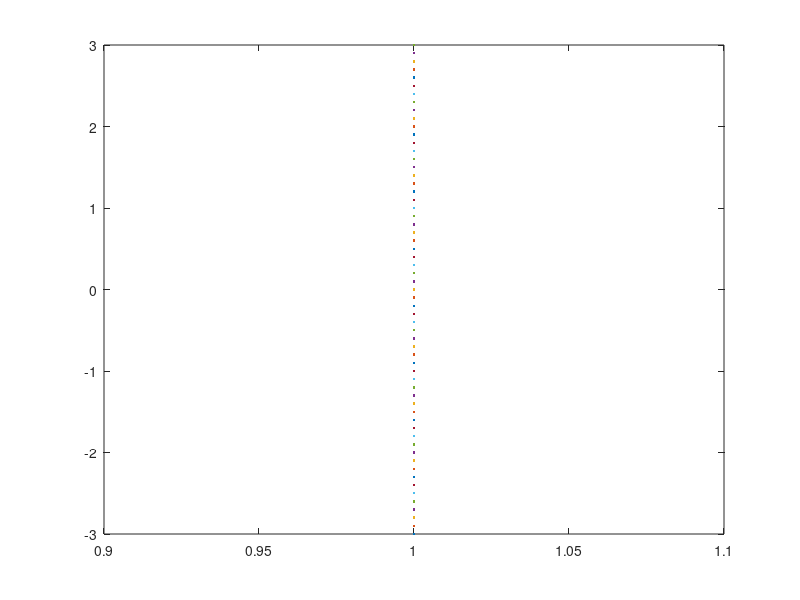

The MATLAB source for this figure:
clc;
clear;

#macierze

A = [1 2 ...
      3; 7 8 9];
      
 B = [1, 2, 3; 7, 8, 9];
 
 C = [1 2 3
      7 8 9];
      
 #generowanie
 
 w1 = 1: 0.31 : 3;
 w2 = -3:7;
 w3 = 10:-2:0;
 
 X = ones(2);
 Y = eye(3);
 Z = rand(2,5) % round(10*rand(3))
 
 U = [A, X; Z];
 V = [[9: -1:7; 1:3], zeros(2,1); 1 1 1 1];
 
 V(1,3);
 V(3,1);
 V(2, :);
 V(:, 2);
 V(7);
 
 #usuwanie
 V (:,4) = [];

 
 A = [1 0 0;
      2 3 -1;
      0 7 2];
      
 B = [1 0 3;
      -1 5 2;
      2 2 2];
      
 A+B;
 A-B;
 A+2;
 2*A;
 2.*A;
 
 MM1 = A*B;
 MM2 = B*A;
 
 DM1 = A\B;
 DM2 = A/B;
 
 PM = A^2;
 
 C = [1-i 2i 3;
      -1 5+3i 2+3i
      3+i  2 2];
 
 C.'
 
 function k = porownaj(a,b)
  if(a<b)
    k =-1;
  elseif (a>b)
    k = 1;
  else
   k = 0;
  end
 endfunction
 
  z = porownaj(2,3)
  z = porownaj(4,3)
  z = porownaj(3,3)
  
 function y = wiel(x)
  y = x.^3 + x.^2 - 3.*x -3;
endfunction
  
 x = [-5 : 0.1 : 5];
 y = wiel(x);
 
 %plot(x,y);
 
 function y = fun1(x)
  if(x < 0)
    y = sin(x);
  elseif(x > 0 && x < 1)
    y = x.^2;
  else
    y =1;
  end
 endfunction
 
 y = [-3 : 0.1 : 3];
 x = fun1(x);
 
 plot(x,y);
